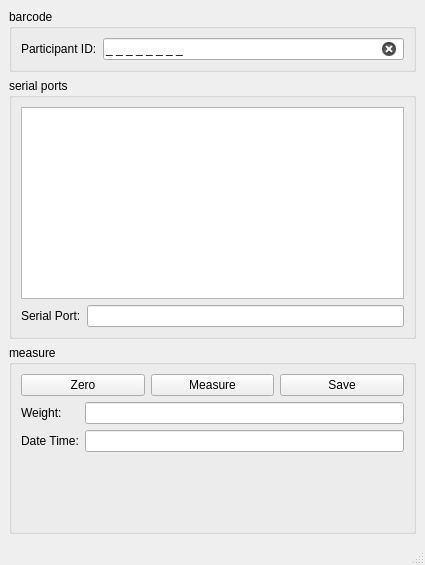
<?xml version="1.0" encoding="UTF-8"?>
<ui version="4.0">
 <class>MainWindow</class>
 <widget class="QMainWindow" name="MainWindow">
  <property name="geometry">
   <rect>
    <x>0</x>
    <y>0</y>
    <width>425</width>
    <height>565</height>
   </rect>
  </property>
  <property name="windowTitle">
   <string>Weight Measurement</string>
  </property>
  <widget class="QWidget" name="centralwidget">
   <layout class="QVBoxLayout" name="verticalLayout_2" stretch="0,0,1">
    <item>
     <widget class="QGroupBox" name="idGroupBox">
      <property name="sizePolicy">
       <sizepolicy hsizetype="Preferred" vsizetype="Preferred">
        <horstretch>0</horstretch>
        <verstretch>0</verstretch>
       </sizepolicy>
      </property>
      <property name="title">
       <string>barcode</string>
      </property>
      <layout class="QHBoxLayout" name="horizontalLayout">
       <item>
        <widget class="QLabel" name="iDlabel">
         <property name="text">
          <string>Participant ID:</string>
         </property>
         <property name="buddy">
          <cstring>barcodeLineEdit</cstring>
         </property>
        </widget>
       </item>
       <item>
        <widget class="QLineEdit" name="barcodeLineEdit">
         <property name="inputMask">
          <string>0 0 0 0 0 0 0 0;_</string>
         </property>
         <property name="text">
          <string>       </string>
         </property>
         <property name="maxLength">
          <number>15</number>
         </property>
         <property name="cursorPosition">
          <number>15</number>
         </property>
         <property name="clearButtonEnabled">
          <bool>true</bool>
         </property>
        </widget>
       </item>
      </layout>
     </widget>
    </item>
    <item>
     <widget class="QGroupBox" name="serialPortGroupBox">
      <property name="title">
       <string>serial ports</string>
      </property>
      <layout class="QVBoxLayout" name="verticalLayout" stretch="0,0">
       <item>
        <widget class="QListWidget" name="serialPortListWidget">
         <property name="sizePolicy">
          <sizepolicy hsizetype="Expanding" vsizetype="Preferred">
           <horstretch>0</horstretch>
           <verstretch>0</verstretch>
          </sizepolicy>
         </property>
        </widget>
       </item>
       <item>
        <layout class="QHBoxLayout" name="horizontalLayout_3">
         <item>
          <widget class="QLabel" name="serialPortLabel">
           <property name="text">
            <string>Serial Port:</string>
           </property>
           <property name="buddy">
            <cstring>serialPortLineEdit</cstring>
           </property>
          </widget>
         </item>
         <item>
          <widget class="QLineEdit" name="serialPortLineEdit">
           <property name="inputMask">
            <string/>
           </property>
           <property name="readOnly">
            <bool>true</bool>
           </property>
           <property name="clearButtonEnabled">
            <bool>false</bool>
           </property>
          </widget>
         </item>
        </layout>
       </item>
      </layout>
     </widget>
    </item>
    <item>
     <widget class="QGroupBox" name="measureGroupBox">
      <property name="sizePolicy">
       <sizepolicy hsizetype="Preferred" vsizetype="Preferred">
        <horstretch>0</horstretch>
        <verstretch>0</verstretch>
       </sizepolicy>
      </property>
      <property name="title">
       <string>measure</string>
      </property>
      <layout class="QVBoxLayout" name="verticalLayout_3" stretch="0,1">
       <item>
        <layout class="QHBoxLayout" name="horizontalLayout_4">
         <item>
          <widget class="QPushButton" name="zeroButton">
           <property name="text">
            <string>Zero</string>
           </property>
          </widget>
         </item>
         <item>
          <widget class="QPushButton" name="measureButton">
           <property name="text">
            <string>Measure</string>
           </property>
          </widget>
         </item>
         <item>
          <widget class="QPushButton" name="saveButton">
           <property name="sizePolicy">
            <sizepolicy hsizetype="Minimum" vsizetype="Fixed">
             <horstretch>0</horstretch>
             <verstretch>0</verstretch>
            </sizepolicy>
           </property>
           <property name="text">
            <string>Save</string>
           </property>
          </widget>
         </item>
        </layout>
       </item>
       <item>
        <layout class="QFormLayout" name="formLayout">
         <property name="sizeConstraint">
          <enum>QLayout::SetDefaultConstraint</enum>
         </property>
         <property name="fieldGrowthPolicy">
          <enum>QFormLayout::ExpandingFieldsGrow</enum>
         </property>
         <property name="verticalSpacing">
          <number>6</number>
         </property>
         <item row="0" column="0">
          <widget class="QLabel" name="weightLabel">
           <property name="text">
            <string>Weight:</string>
           </property>
           <property name="buddy">
            <cstring>weightLineEdit</cstring>
           </property>
          </widget>
         </item>
         <item row="0" column="1">
          <widget class="QLineEdit" name="weightLineEdit">
           <property name="readOnly">
            <bool>true</bool>
           </property>
          </widget>
         </item>
         <item row="1" column="0">
          <widget class="QLabel" name="dateTimeLabel">
           <property name="text">
            <string>Date Time:</string>
           </property>
           <property name="buddy">
            <cstring>dateTimeLineEdit</cstring>
           </property>
          </widget>
         </item>
         <item row="1" column="1">
          <widget class="QLineEdit" name="dateTimeLineEdit">
           <property name="readOnly">
            <bool>true</bool>
           </property>
          </widget>
         </item>
        </layout>
       </item>
      </layout>
     </widget>
    </item>
   </layout>
  </widget>
  <widget class="QStatusBar" name="statusBar"/>
 </widget>
 <resources/>
 <connections/>
</ui>
